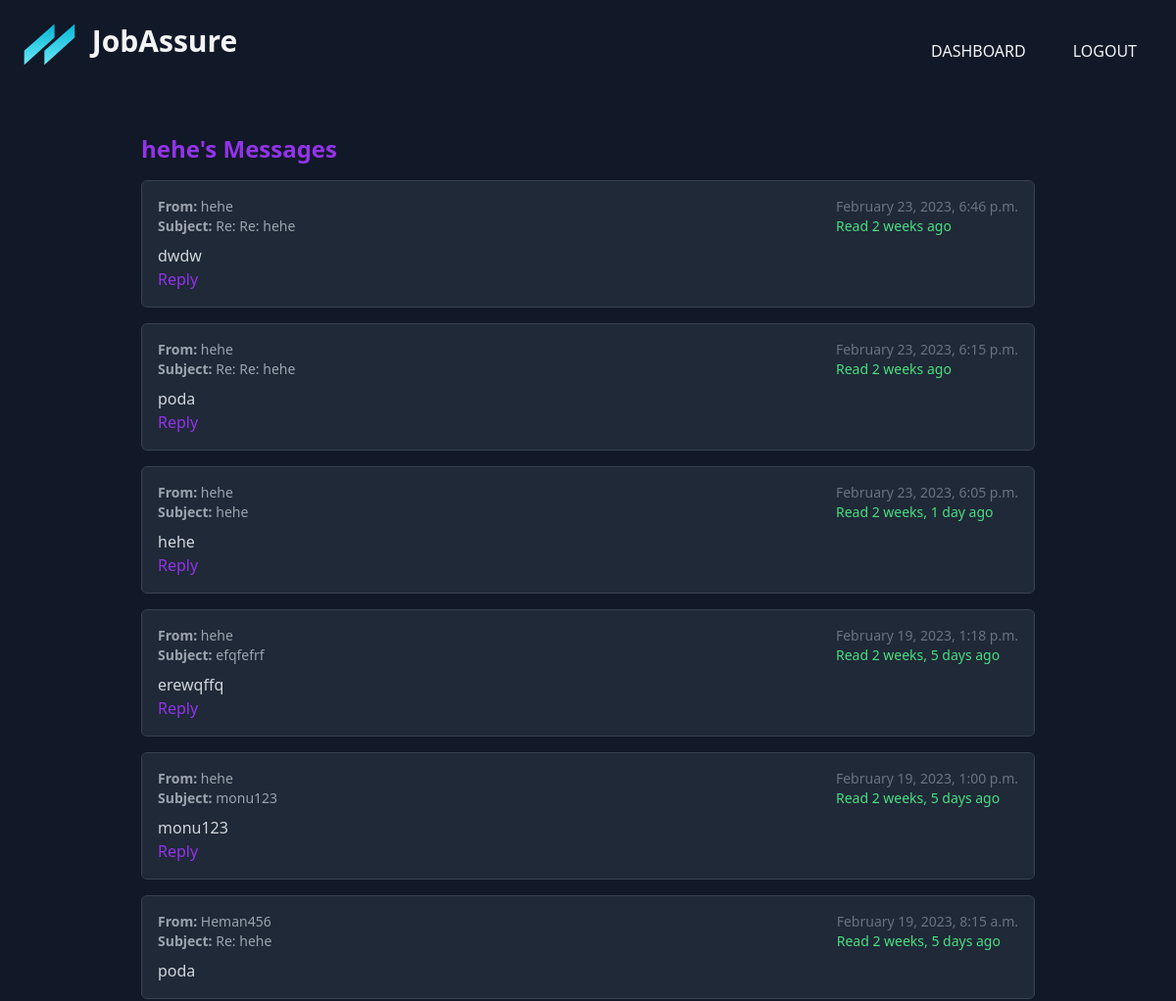
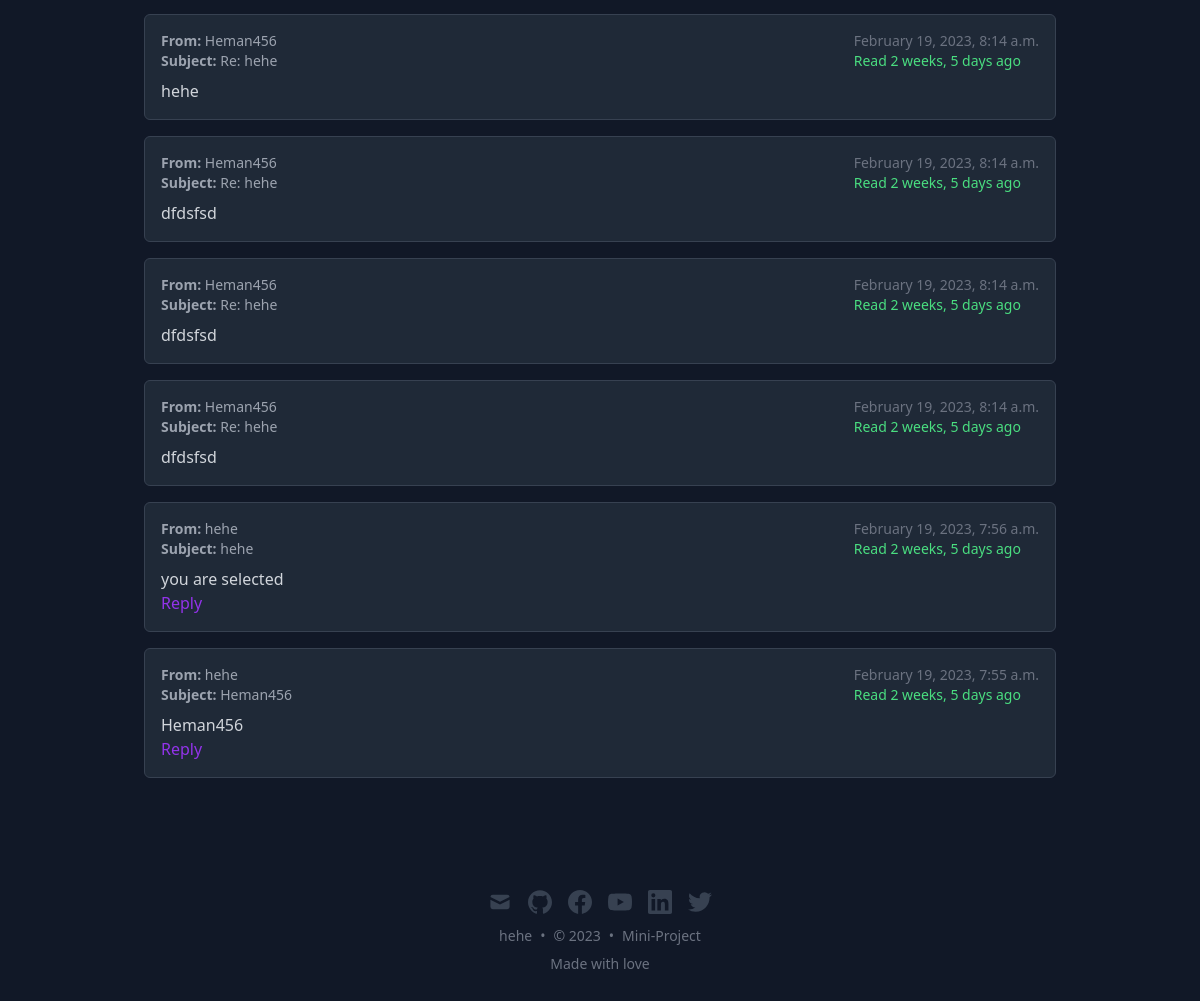
/dashboard/user_messages/hehe/ (signed in), run on the app's committed database (2 pictures, top to bottom).
### dash/models.py (models this page shows, shortened)
class Message(models.Model):
    subject = models.CharField(max_length=255)
    body = models.TextField()
    sender = models.ForeignKey(get_user_model(), related_name='sent_messages', on_delete=models.CASCADE)
    recipient = models.ForeignKey(get_user_model(), related_name='received_messages', on_delete=models.CASCADE)
    parent_message = models.ForeignKey('self', on_delete=models.CASCADE, null=True, blank=True, related_name='replies')
    sent_at = models.DateTimeField(auto_now_add=True)
    unread = models.BooleanField(default=True)
    read_at = models.DateTimeField(null=True, blank=True)
    is_read = models.BooleanField(default=False)
    class Meta:
        ordering = ('-sent_at',)

### dash/views.py (the view)
# urls.py: path('/user_messages/<str:username>/', views.user_messages, name='user_messages'),
@login_required
def user_messages(request, username):
    received_messages = Message.objects.filter(sender__username=username, recipient=request.user)
    sent_messages = Message.objects.filter(sender=request.user, recipient__username=username)
    messages = (received_messages | sent_messages).order_by('-sent_at')
    for message in messages:
        if message.recipient == request.user and not message.read_at:
            message.read_at = timezone.now()
            message.save()
    unread_count = Message.objects.filter(recipient=request.user, read_at=None).count()
    return render(request, 'communication/user_messages.html', {'messages': messages, 'username': username, 'unread_count': unread_count})

### dash/templates/communication/user_messages.html
{% extends 'base.html' %}
{% block content %}
  <div class="bg-gray-900 text-white">
    <div class="container mx-auto py-8 px-4">
      <h1 class="text-2xl font-bold text-purple-600">{{ username }}'s Messages</h1>
      {% for message in messages %}
        <div class="bg-gray-800 border border-gray-700 rounded-md p-4 my-4">
          <div class="flex justify-between items-center mb-2">
            <div class="text-gray-400 text-sm">
              <p><strong>From:</strong> {{ message.sender }}</p>
              <p><strong>Subject:</strong> {{ message.subject }}</p>
            </div>
            <div class="text-gray-500 text-sm">
              <p>{{ message.sent_at|date:"F j, Y, g:i a" }}</p>
              {% if message.read_at %}
                <p class="text-green-400">Read {{ message.read_at|timesince }} ago</p>
              {% else %}
                <p class="text-red-400">Unread</p>
              {% endif %}
            </div>
          </div>
          <p class="text-gray-300">{{ message.body }}</p>
          {% if message.sender != request.user %}
            <a href="{% url 'reply_message' message.pk %}" class="text-purple-600 hover:underline">Reply</a>
          {% endif %}
        </div>
      {% endfor %}
    </div>
  </div>
{% endblock %}

### data on the page
Message: sender "hehe", subject "Re: Re: hehe", sent_at "February 23, 2023, 6:46 p.m.", read_at "2 weeks", body "dwdw", shows "Reply"
Message: sender "hehe", subject "Re: Re: hehe", sent_at "February 23, 2023, 6:15 p.m.", read_at "2 weeks", body "poda", shows "Reply"
Message: sender "hehe", subject "hehe", sent_at "February 23, 2023, 6:05 p.m.", read_at "2 weeks, 1 day", body "hehe", shows "Reply"
Message: sender "hehe", subject "efqfefrf", sent_at "February 19, 2023, 1:18 p.m.", read_at "2 weeks, 5 days", body "erewqffq", shows "Reply"
Message: sender "hehe", subject "monu123", sent_at "February 19, 2023, 1:00 p.m.", read_at "2 weeks, 5 days", body "monu123", shows "Reply"
Message: sender "Heman456", subject "Re: hehe", sent_at "February 19, 2023, 8:15 a.m.", read_at "2 weeks, 5 days", body "poda"
Message: sender "Heman456", subject "Re: hehe", sent_at "February 19, 2023, 8:14 a.m.", read_at "2 weeks, 5 days", body "hehe"
Message: sender "Heman456", subject "Re: hehe", sent_at "February 19, 2023, 8:14 a.m.", read_at "2 weeks, 5 days", body "dfdsfsd"
Message: sender "Heman456", subject "Re: hehe", sent_at "February 19, 2023, 8:14 a.m.", read_at "2 weeks, 5 days", body "dfdsfsd"
Message: sender "Heman456", subject "Re: hehe", sent_at "February 19, 2023, 8:14 a.m.", read_at "2 weeks, 5 days", body "dfdsfsd"
Message: sender "hehe", subject "hehe", sent_at "February 19, 2023, 7:56 a.m.", read_at "2 weeks, 5 days", body "you are selected", shows "Reply"
Message: sender "hehe", subject "Heman456", sent_at "February 19, 2023, 7:55 a.m.", read_at "2 weeks, 5 days", body "Heman456", shows "Reply"

### other printed values
{{ username }} "hehe"
